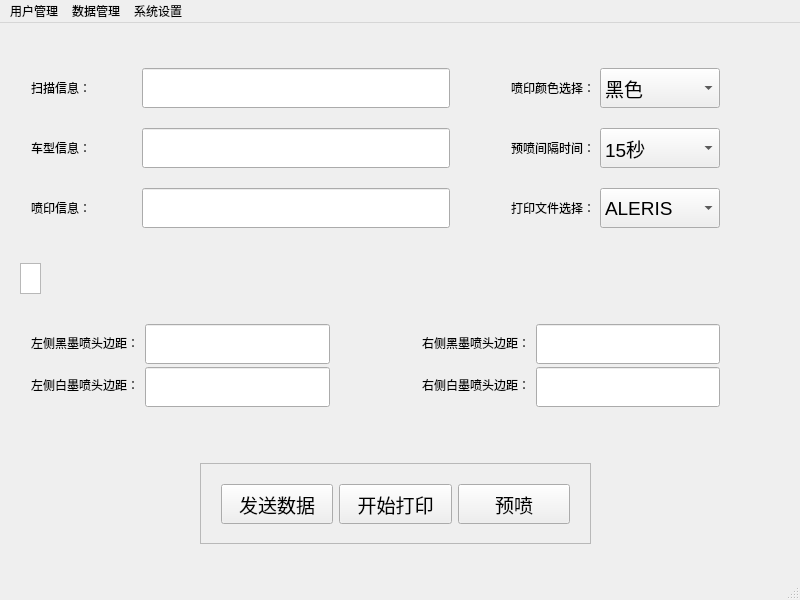
<?xml version="1.0" encoding="UTF-8"?>
<ui version="4.0">
 <class>MainWindow</class>
 <widget class="QMainWindow" name="MainWindow">
  <property name="geometry">
   <rect>
    <x>0</x>
    <y>0</y>
    <width>800</width>
    <height>600</height>
   </rect>
  </property>
  <property name="minimumSize">
   <size>
    <width>800</width>
    <height>600</height>
   </size>
  </property>
  <property name="maximumSize">
   <size>
    <width>800</width>
    <height>600</height>
   </size>
  </property>
  <property name="baseSize">
   <size>
    <width>800</width>
    <height>600</height>
   </size>
  </property>
  <property name="windowTitle">
   <string>青岛一汽生产线喷印控制软件</string>
  </property>
  <widget class="QWidget" name="centralWidget">
   <widget class="QWidget" name="gridLayoutWidget">
    <property name="geometry">
     <rect>
      <x>20</x>
      <y>290</y>
      <width>711</width>
      <height>101</height>
     </rect>
    </property>
    <layout class="QGridLayout" name="gridLayout">
     <item row="0" column="4">
      <widget class="QLabel" name="label_7">
       <property name="text">
        <string>右侧黑墨喷头边距：</string>
       </property>
      </widget>
     </item>
     <item row="0" column="5">
      <widget class="QLineEdit" name="MarginRBlineEdit">
       <property name="minimumSize">
        <size>
         <width>0</width>
         <height>40</height>
        </size>
       </property>
       <property name="font">
        <font>
         <pointsize>14</pointsize>
        </font>
       </property>
      </widget>
     </item>
     <item row="0" column="1">
      <widget class="QLabel" name="label_5">
       <property name="text">
        <string>左侧黑墨喷头边距：</string>
       </property>
      </widget>
     </item>
     <item row="1" column="5">
      <widget class="QLineEdit" name="MarginRWlineEdit">
       <property name="minimumSize">
        <size>
         <width>0</width>
         <height>40</height>
        </size>
       </property>
       <property name="font">
        <font>
         <pointsize>14</pointsize>
        </font>
       </property>
      </widget>
     </item>
     <item row="1" column="1">
      <widget class="QLabel" name="label_6">
       <property name="text">
        <string>左侧白墨喷头边距：</string>
       </property>
      </widget>
     </item>
     <item row="1" column="4">
      <widget class="QLabel" name="label_8">
       <property name="text">
        <string>右侧白墨喷头边距：</string>
       </property>
      </widget>
     </item>
     <item row="0" column="2">
      <widget class="QLineEdit" name="MarginLBlineEdit">
       <property name="minimumSize">
        <size>
         <width>0</width>
         <height>40</height>
        </size>
       </property>
       <property name="font">
        <font>
         <pointsize>14</pointsize>
        </font>
       </property>
      </widget>
     </item>
     <item row="1" column="2">
      <widget class="QLineEdit" name="MarginLWlineEdit">
       <property name="minimumSize">
        <size>
         <width>0</width>
         <height>40</height>
        </size>
       </property>
       <property name="font">
        <font>
         <pointsize>14</pointsize>
        </font>
       </property>
      </widget>
     </item>
     <item row="0" column="3">
      <widget class="QWidget" name="widget" native="true">
       <property name="minimumSize">
        <size>
         <width>80</width>
         <height>0</height>
        </size>
       </property>
      </widget>
     </item>
    </layout>
   </widget>
   <widget class="QWidget" name="gridLayoutWidget_2">
    <property name="geometry">
     <rect>
      <x>20</x>
      <y>20</y>
      <width>441</width>
      <height>211</height>
     </rect>
    </property>
    <layout class="QGridLayout" name="gridLayout_2">
     <item row="0" column="0">
      <widget class="QLabel" name="label">
       <property name="minimumSize">
        <size>
         <width>105</width>
         <height>0</height>
        </size>
       </property>
       <property name="text">
        <string>扫描信息：</string>
       </property>
      </widget>
     </item>
     <item row="2" column="0">
      <widget class="QLabel" name="label_3">
       <property name="minimumSize">
        <size>
         <width>105</width>
         <height>0</height>
        </size>
       </property>
       <property name="text">
        <string>喷印信息：</string>
       </property>
      </widget>
     </item>
     <item row="1" column="0">
      <widget class="QLabel" name="label_2">
       <property name="minimumSize">
        <size>
         <width>105</width>
         <height>0</height>
        </size>
       </property>
       <property name="text">
        <string>车型信息：</string>
       </property>
      </widget>
     </item>
     <item row="0" column="1">
      <widget class="QLineEdit" name="lineEdit">
       <property name="minimumSize">
        <size>
         <width>120</width>
         <height>40</height>
        </size>
       </property>
       <property name="font">
        <font>
         <pointsize>14</pointsize>
        </font>
       </property>
      </widget>
     </item>
     <item row="1" column="1">
      <widget class="QLineEdit" name="TypelineEdit">
       <property name="minimumSize">
        <size>
         <width>120</width>
         <height>40</height>
        </size>
       </property>
       <property name="font">
        <font>
         <pointsize>14</pointsize>
        </font>
       </property>
      </widget>
     </item>
     <item row="2" column="1">
      <widget class="QLineEdit" name="DatalineEdit">
       <property name="minimumSize">
        <size>
         <width>120</width>
         <height>40</height>
        </size>
       </property>
       <property name="font">
        <font>
         <pointsize>14</pointsize>
        </font>
       </property>
      </widget>
     </item>
    </layout>
   </widget>
   <widget class="QWidget" name="gridLayoutWidget_3">
    <property name="geometry">
     <rect>
      <x>500</x>
      <y>20</y>
      <width>231</width>
      <height>211</height>
     </rect>
    </property>
    <layout class="QGridLayout" name="gridLayout_3">
     <item row="0" column="0">
      <widget class="QLabel" name="label_4">
       <property name="minimumSize">
        <size>
         <width>80</width>
         <height>40</height>
        </size>
       </property>
       <property name="text">
        <string>喷印颜色选择：</string>
       </property>
      </widget>
     </item>
     <item row="1" column="0">
      <widget class="QLabel" name="label_9">
       <property name="minimumSize">
        <size>
         <width>80</width>
         <height>40</height>
        </size>
       </property>
       <property name="text">
        <string>预喷间隔时间：</string>
       </property>
      </widget>
     </item>
     <item row="1" column="1">
      <widget class="QComboBox" name="ClearNoz_comboBox">
       <property name="minimumSize">
        <size>
         <width>120</width>
         <height>40</height>
        </size>
       </property>
       <property name="font">
        <font>
         <pointsize>14</pointsize>
        </font>
       </property>
       <property name="currentText">
        <string>15秒</string>
       </property>
       <property name="currentIndex">
        <number>0</number>
       </property>
       <item>
        <property name="text">
         <string>15秒</string>
        </property>
       </item>
       <item>
        <property name="text">
         <string>30秒</string>
        </property>
       </item>
       <item>
        <property name="text">
         <string>45秒</string>
        </property>
       </item>
       <item>
        <property name="text">
         <string>60秒</string>
        </property>
       </item>
       <item>
        <property name="text">
         <string>75秒</string>
        </property>
       </item>
       <item>
        <property name="text">
         <string>90秒</string>
        </property>
       </item>
       <item>
        <property name="text">
         <string>105秒</string>
        </property>
       </item>
       <item>
        <property name="text">
         <string>120秒</string>
        </property>
       </item>
       <item>
        <property name="text">
         <string>135秒</string>
        </property>
       </item>
       <item>
        <property name="text">
         <string>150秒</string>
        </property>
       </item>
       <item>
        <property name="text">
         <string>165秒</string>
        </property>
       </item>
       <item>
        <property name="text">
         <string>180秒</string>
        </property>
       </item>
      </widget>
     </item>
     <item row="0" column="1">
      <widget class="QComboBox" name="ColorSelect_comboBox">
       <property name="minimumSize">
        <size>
         <width>120</width>
         <height>40</height>
        </size>
       </property>
       <property name="font">
        <font>
         <pointsize>14</pointsize>
        </font>
       </property>
       <property name="currentText">
        <string>黑色</string>
       </property>
       <property name="currentIndex">
        <number>0</number>
       </property>
       <item>
        <property name="text">
         <string>黑色</string>
        </property>
       </item>
       <item>
        <property name="text">
         <string>白色</string>
        </property>
       </item>
      </widget>
     </item>
     <item row="2" column="0">
      <widget class="QLabel" name="label_10">
       <property name="minimumSize">
        <size>
         <width>80</width>
         <height>40</height>
        </size>
       </property>
       <property name="text">
        <string>打印文件选择：</string>
       </property>
      </widget>
     </item>
     <item row="2" column="1">
      <widget class="QComboBox" name="SelectFile_comboBox">
       <property name="minimumSize">
        <size>
         <width>120</width>
         <height>40</height>
        </size>
       </property>
       <property name="font">
        <font>
         <pointsize>14</pointsize>
        </font>
       </property>
       <property name="currentText">
        <string>ALERIS</string>
       </property>
       <property name="currentIndex">
        <number>0</number>
       </property>
       <item>
        <property name="text">
         <string>ALERIS</string>
        </property>
       </item>
       <item>
        <property name="text">
         <string>西南2</string>
        </property>
       </item>
       <item>
        <property name="text">
         <string>西南3</string>
        </property>
       </item>
      </widget>
     </item>
    </layout>
   </widget>
   <widget class="QFrame" name="planframe">
    <property name="geometry">
     <rect>
      <x>200</x>
      <y>440</y>
      <width>391</width>
      <height>81</height>
     </rect>
    </property>
    <property name="frameShape">
     <enum>QFrame::StyledPanel</enum>
    </property>
    <property name="frameShadow">
     <enum>QFrame::Raised</enum>
    </property>
    <widget class="QWidget" name="horizontalLayoutWidget">
     <property name="geometry">
      <rect>
       <x>10</x>
       <y>10</y>
       <width>371</width>
       <height>61</height>
      </rect>
     </property>
     <layout class="QHBoxLayout" name="horizontalLayout">
      <item>
       <widget class="QPushButton" name="SendDataButton">
        <property name="minimumSize">
         <size>
          <width>80</width>
          <height>40</height>
         </size>
        </property>
        <property name="font">
         <font>
          <pointsize>14</pointsize>
         </font>
        </property>
        <property name="text">
         <string>发送数据</string>
        </property>
       </widget>
      </item>
      <item>
       <widget class="QPushButton" name="PrintInfoButton">
        <property name="minimumSize">
         <size>
          <width>80</width>
          <height>40</height>
         </size>
        </property>
        <property name="font">
         <font>
          <pointsize>14</pointsize>
         </font>
        </property>
        <property name="text">
         <string>开始打印</string>
        </property>
       </widget>
      </item>
      <item>
       <widget class="QPushButton" name="ClearButton">
        <property name="minimumSize">
         <size>
          <width>80</width>
          <height>40</height>
         </size>
        </property>
        <property name="font">
         <font>
          <pointsize>14</pointsize>
         </font>
        </property>
        <property name="text">
         <string>预喷</string>
        </property>
       </widget>
      </item>
     </layout>
    </widget>
   </widget>
   <widget class="QTableView" name="TypetableView">
    <property name="geometry">
     <rect>
      <x>20</x>
      <y>240</y>
      <width>21</width>
      <height>31</height>
     </rect>
    </property>
   </widget>
  </widget>
  <widget class="QMenuBar" name="menuBar">
   <property name="geometry">
    <rect>
     <x>0</x>
     <y>0</y>
     <width>800</width>
     <height>23</height>
    </rect>
   </property>
   <widget class="QMenu" name="UserMangerMenu">
    <property name="title">
     <string>用户管理</string>
    </property>
    <addaction name="Userlogaction"/>
    <addaction name="Useraddaction"/>
    <addaction name="Modifyaction"/>
    <addaction name="Deleteaction"/>
    <addaction name="Exitaction"/>
   </widget>
   <widget class="QMenu" name="DataMangerMenu">
    <property name="title">
     <string>数据管理</string>
    </property>
    <addaction name="Datamanger"/>
    <addaction name="Colormanger"/>
    <addaction name="logfileinfo"/>
   </widget>
   <widget class="QMenu" name="SystemMenu">
    <property name="title">
     <string>系统设置</string>
    </property>
    <addaction name="setsysetm"/>
   </widget>
   <addaction name="UserMangerMenu"/>
   <addaction name="DataMangerMenu"/>
   <addaction name="SystemMenu"/>
  </widget>
  <widget class="QStatusBar" name="statusBar">
   <property name="minimumSize">
    <size>
     <width>0</width>
     <height>40</height>
    </size>
   </property>
   <property name="font">
    <font>
     <family>宋体</family>
     <pointsize>14</pointsize>
    </font>
   </property>
  </widget>
  <action name="Userlogaction">
   <property name="text">
    <string>登录</string>
   </property>
  </action>
  <action name="Useraddaction">
   <property name="text">
    <string>新增用户</string>
   </property>
  </action>
  <action name="Modifyaction">
   <property name="text">
    <string>修改用户信息</string>
   </property>
  </action>
  <action name="Deleteaction">
   <property name="text">
    <string>删除用户</string>
   </property>
  </action>
  <action name="Exitaction">
   <property name="text">
    <string>退出</string>
   </property>
  </action>
  <action name="Datamanger">
   <property name="text">
    <string>数据管理</string>
   </property>
   <property name="iconText">
    <string>数据管理</string>
   </property>
   <property name="toolTip">
    <string>数据管理</string>
   </property>
  </action>
  <action name="setsysetm">
   <property name="text">
    <string>控制器IP地址</string>
   </property>
  </action>
  <action name="logfileinfo">
   <property name="text">
    <string>日志文件</string>
   </property>
  </action>
  <action name="Colormanger">
   <property name="text">
    <string>颜色管理</string>
   </property>
  </action>
 </widget>
 <layoutdefault spacing="6" margin="11"/>
 <resources/>
 <connections/>
</ui>
